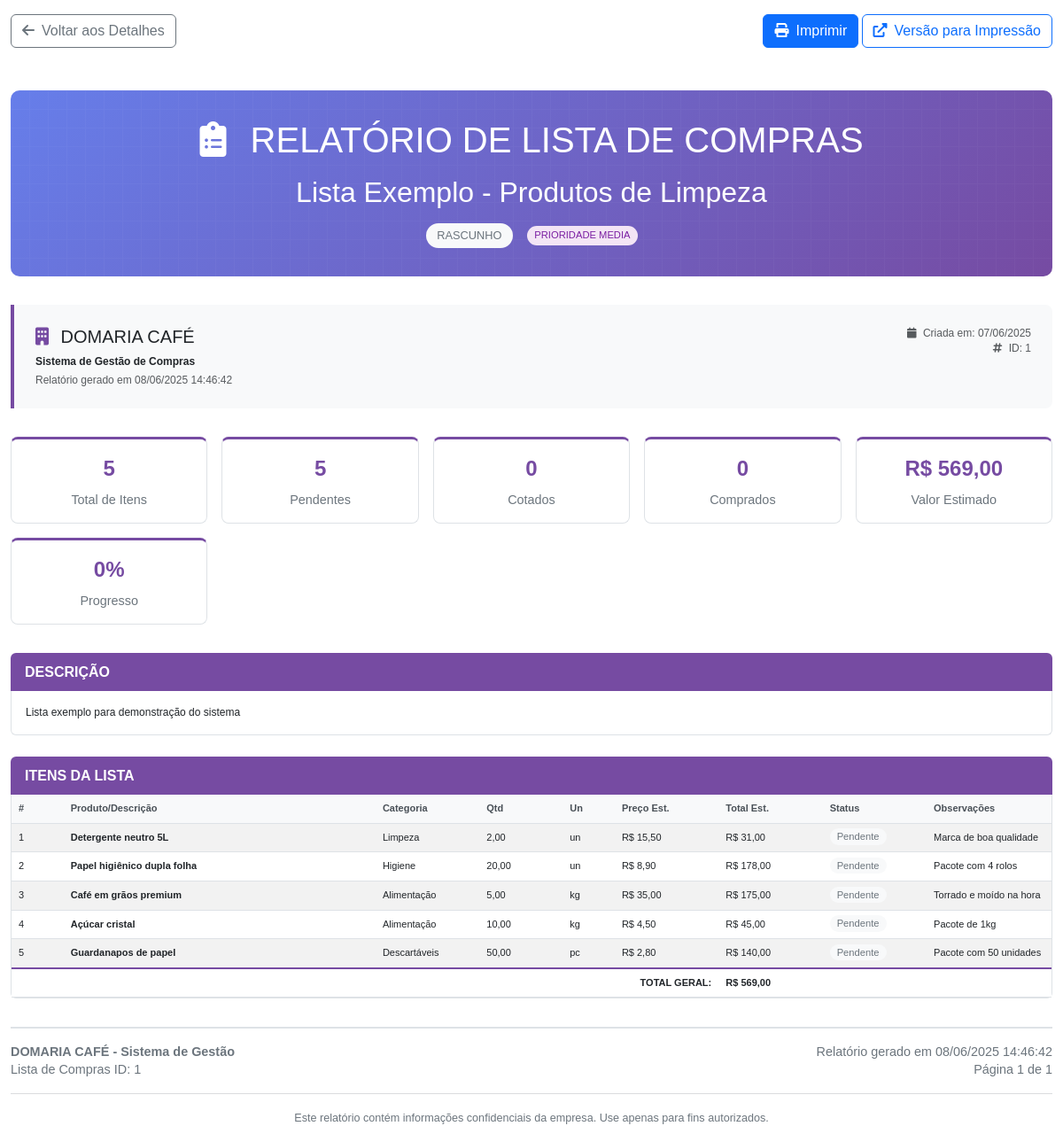
The app's page /lista_compras/relatorio.php?id=1 (signed in) with its own data.
### tables this page shows
CREATE TABLE `listas_compras` (
  `id` int NOT NULL,
  `nome` varchar(200) NOT NULL,
  `descricao` text,
  `status` enum('rascunho','enviada','em_cotacao','finalizada','cancelada') DEFAULT 'rascunho',
  `prioridade` enum('baixa','media','alta','urgente') DEFAULT 'media',
  `data_criacao` timestamp NULL DEFAULT CURRENT_TIMESTAMP,
  `data_envio` timestamp NULL DEFAULT NULL,
  `data_prazo` date DEFAULT NULL,
  `criado_por` int NOT NULL,
  `valor_estimado` decimal(10,2) DEFAULT '0.00',
  `valor_final` decimal(10,2) DEFAULT '0.00',
  `observacoes` text,
  `data_ultima_atualizacao` timestamp NULL DEFAULT CURRENT_TIMESTAMP ON UPDATE CURRENT_TIMESTAMP
);

CREATE TABLE `itens_lista_compras` (
  `id` int NOT NULL,
  `lista_id` int NOT NULL,
  `produto_descricao` varchar(300) NOT NULL,
  `categoria` varchar(100) DEFAULT NULL,
  `quantidade` decimal(10,2) NOT NULL,
  `unidade` varchar(20) DEFAULT 'un',
  `preco_estimado` decimal(10,2) DEFAULT '0.00',
  `preco_final` decimal(10,2) DEFAULT '0.00',
  `fornecedor_sugerido_id` int DEFAULT NULL,
  `fornecedor_escolhido_id` int DEFAULT NULL,
  `observacoes` text,
  `status_item` enum('pendente','cotado','aprovado','comprado') DEFAULT 'pendente',
  `ordem` int DEFAULT '0',
  `data_criacao` timestamp NULL DEFAULT CURRENT_TIMESTAMP
);

### lista_compras/relatorio.php (the view, shortened to what this page needs)
<?php
require_once 'config.php';
$lista_id = (int)($_GET['id'] ?? 0);
$sql = "SELECT l.*
        FROM listas_compras l
        WHERE l.id = ?";
$stmt = $pdo->prepare($sql);
$stmt->execute([$lista_id]);
$lista = $stmt->fetch();
$sql_itens = "SELECT i.*,
                     fs.nome as fornecedor_sugerido_nome,
                     fe.nome as fornecedor_escolhido_nome
              FROM itens_lista_compras i
              LEFT JOIN fornecedores fs ON i.fornecedor_sugerido_id = fs.id
              LEFT JOIN fornecedores fe ON i.fornecedor_escolhido_id = fe.id
              WHERE i.lista_id = ?
              ORDER BY i.ordem, i.id";
$stmt_itens = $pdo->prepare($sql_itens);
$stmt_itens->execute([$lista_id]);
$itens = $stmt_itens->fetchAll();
$total_itens = count($itens);
$valor_total_estimado = array_sum(array_map(fn($item) => $item['quantidade'] * $item['preco_estimado'], $itens));
$itens_por_status = [
    'pendente' => 0,
    'cotado' => 0,
    'aprovado' => 0,
    'comprado' => 0
];
foreach ($itens as $item) {
    $itens_por_status[$item['status_item']]++;
}
$imprimir = isset($_GET['print']) && $_GET['print'] == '1';
?>
<!DOCTYPE html>
<html lang="pt-BR">
<head>
    <link href="https://cdn.jsdelivr.net/npm/bootstrap@5.3.0/dist/css/bootstrap.min.css" rel="stylesheet">
    <link href="https://cdnjs.cloudflare.com/ajax/libs/font-awesome/6.0.0/css/all.min.css" rel="stylesheet">
</head>
<body>
    <?php if (!$imprimir): ?>
        <div class="container-fluid no-print">
            <div class="d-flex justify-content-between align-items-center py-3">
                <div>
                    <a href="detalhes.php?id=<?= $lista['id'] ?>" class="btn btn-outline-secondary">
                        <i class="fas fa-arrow-left me-2"></i>Voltar aos Detalhes
                    </a>
                </div>
                <div>
                    <button onclick="window.print()" class="btn btn-primary">
                        <i class="fas fa-print me-2"></i>Imprimir
                    </button>
                    <a href="?id=<?= $lista['id'] ?>&print=1" target="_blank" class="btn btn-outline-primary">
                        <i class="fas fa-external-link-alt me-2"></i>Versão para Impressão
                    </a>
                </div>
            </div>
        </div>
    <?php endif; ?>
    <div class="container-fluid">
        <div class="relatorio-header">
            <div class="content">
                <h1 class="mb-3">
                    <i class="fas fa-clipboard-list me-3"></i>
                    RELATÓRIO DE LISTA DE COMPRAS
                </h1>
                <h2 class="mb-3"><?= htmlspecialchars($lista['nome']) ?></h2>
                <div class="d-flex justify-content-center align-items-center gap-3 flex-wrap">
                    <span class="lista-status-badge lista-status-<?= $lista['status'] ?>">
                        <?= strtoupper($lista['status']) ?>
                    </span>
                    <span class="prioridade-badge prioridade-<?= $lista['prioridade'] ?>">
                        PRIORIDADE <?= strtoupper($lista['prioridade']) ?>
                    </span>
                </div>
            </div>
        </div>
        <div class="company-info">
            <div class="row">
                <div class="col-md-8">
                    <h5 class="mb-2">
                        <i class="fas fa-building me-2" style="color: var(--cor-principal);"></i>
                        DOMARIA CAFÉ
                    </h5>
                    <p class="mb-1"><strong>Sistema de Gestão de Compras</strong></p>
                    <p class="mb-0 text-muted">
                        Relatório gerado em <?= date('d/m/Y H:i:s') ?>
                    </p>
                </div>
                <div class="col-md-4 text-end">
                    <div class="text-muted">
                        <i class="fas fa-calendar me-1"></i>
                        Criada em: <?= date('d/m/Y', strtotime($lista['data_criacao'])) ?><br>
                        <i class="fas fa-hashtag me-1"></i>
                        ID: <?= $lista['id'] ?>
                    </div>
                </div>
            </div>
        </div>
        <div class="info-grid">
            <div class="info-card">
                <div class="value"><?= $total_itens ?></div>
                <div class="label">Total de Itens</div>
            </div>
            <div class="info-card">
                <div class="value"><?= $itens_por_status['pendente'] ?></div>
                <div class="label">Pendentes</div>
            </div>
            <div class="info-card">
                <div class="value"><?= $itens_por_status['cotado'] ?></div>
                <div class="label">Cotados</div>
            </div>
            <div class="info-card">
                <div class="value"><?= $itens_por_status['comprado'] ?></div>
                <div class="label">Comprados</div>
            </div>
            <div class="info-card">
                <div class="value">R$ <?= number_format($valor_total_estimado, 2, ',', '.') ?></div>
                <div class="label">Valor Estimado</div>
            </div>
            <div class="info-card">
                <div class="value"><?= $total_itens > 0 ? round(($itens_por_status['comprado'] / $total_itens) * 100) : 0 ?>%</div>
                <div class="label">Progresso</div>
            </div>
        </div>
        <?php if ($lista['descricao']): ?>
            <div class="mb-4">
                <h5 class="section-title">DESCRIÇÃO</h5>
                <div class="section-content">
                    <div class="p-3">
                        <?= nl2br(htmlspecialchars($lista['descricao'])) ?>
                    </div>
                </div>
            </div>
        <?php endif; ?>
        <div class="mb-4">
            <h5 class="section-title">ITENS DA LISTA</h5>
            <div class="section-content">
                <div class="table-responsive">
                    <table class="table table-striped">
                        <thead>
                            <tr>
                                <th style="width: 5%;">#</th>
                                <th style="width: 30%;">Produto/Descrição</th>
                                <th style="width: 10%;">Categoria</th>
                                <th style="width: 8%;">Qtd</th>
                                <th style="width: 5%;">Un</th>
                                <th style="width: 10%;">Preço Est.</th>
                                <th style="width: 10%;">Total Est.</th>
                                <th style="width: 10%;">Status</th>
                                <th style="width: 12%;">Observações</th>
                            </tr>
                        </thead>
                        <tbody>
                            <?php foreach ($itens as $index => $item): ?>
                                <tr>
                                    <td><?= $index + 1 ?></td>
                                    <td>
                                        <strong><?= htmlspecialchars($item['produto_descricao']) ?></strong>
                                    </td>
                                    <td><?= htmlspecialchars($item['categoria'] ?: '-') ?></td>
                                    <td><?= number_format($item['quantidade'], 2, ',', '.') ?></td>
                                    <td><?= htmlspecialchars($item['unidade']) ?></td>
                                    <td>R$ <?= number_format($item['preco_estimado'], 2, ',', '.') ?></td>
                                    <td>R$ <?= number_format($item['quantidade'] * $item['preco_estimado'], 2, ',', '.') ?></td>
                                    <td>
                                        <span class="status-badge status-<?= $item['status_item'] ?>">
                                            <?= ucfirst($item['status_item']) ?>
                                        </span>
                                    </td>
                                    <td><?= htmlspecialchars($item['observacoes'] ?: '-') ?></td>
                                </tr>
                            <?php endforeach; ?>
                            <tr class="total-row">
                                <td colspan="6" class="text-end"><strong>TOTAL GERAL:</strong></td>
                                <td><strong>R$ <?= number_format($valor_total_estimado, 2, ',', '.') ?></strong></td>
                                <td colspan="2"></td>
                            </tr>
                        </tbody>
                    </table>
                </div>
            </div>
        </div>
        <div class="rodape">
            <div class="row">
                <div class="col-md-6 text-start">
                    <strong>DOMARIA CAFÉ - Sistema de Gestão</strong><br>
                    Lista de Compras ID: <?= $lista['id'] ?>
                </div>
                <div class="col-md-6 text-end">
                    Relatório gerado em <?= date('d/m/Y H:i:s') ?><br>
                    Página 1 de 1
                </div>
            </div>
            <hr>
            <p class="mb-0">
                <small>
                    Este relatório contém informações confidenciais da empresa.
                    Use apenas para fins autorizados.
                </small>
            </p>
        </div>
    </div>
</body>
</html>

### lista_compras/relatorio.php (style rules this page uses)
:root { --gradient-compras: linear-gradient(135deg, #667eea 0%, #764ba2 100%); --cor-principal: #764ba2; }
body { font-family: 'Arial', sans-serif; font-size: 12px; line-height: 1.4; }
.relatorio-header { background: var(--gradient-compras); color: white; padding: 2rem; border-radius: 10px; margin-bottom: 2rem; text-align: center; position: relative; overflow: hidden; }
.relatorio-header::before { content: ''; position: absolute; top: 0; left: 0; right: 0; bottom: 0; opacity: 0.3; }
.relatorio-header .content { position: relative; z-index: 1; }
.company-info { background: #f8f9fa; border-left: 4px solid var(--cor-principal); padding: 1.5rem; border-radius: 0 8px 8px 0; margin-bottom: 2rem; }
.info-grid { display: grid; grid-template-columns: repeat(auto-fit, minmax(200px, 1fr)); gap: 1rem; margin-bottom: 2rem; }
.info-card { background: white; border: 1px solid #dee2e6; border-radius: 8px; padding: 1rem; text-align: center; border-top: 3px solid var(--cor-principal); }
.info-card .value { font-size: 1.5rem; font-weight: bold; color: var(--cor-principal); margin-bottom: 0.5rem; }
.info-card .label { color: #6c757d; font-size: 0.9rem; }
.section-title { background: var(--cor-principal); color: white; padding: 0.75rem 1rem; margin: 0; font-size: 1rem; font-weight: 600; border-radius: 6px 6px 0 0; }
.section-content { background: white; border: 1px solid #dee2e6; border-top: none; border-radius: 0 0 6px 6px; padding: 0; }
.table { margin-bottom: 0; font-size: 11px; }
.table th { background: #f8f9fa; font-weight: 600; color: #495057; border-top: none; padding: 0.5rem; }
.table td { padding: 0.5rem; vertical-align: middle; }
.status-badge { padding: 0.2rem 0.5rem; border-radius: 12px; font-size: 0.7rem; font-weight: 500; }
.status-pendente { background: #f8f9fa; color: #6c757d; }
.prioridade-badge { padding: 0.2rem 0.5rem; border-radius: 12px; font-size: 0.7rem; font-weight: 500; }
.prioridade-media { background: #f3e5f5; color: #7b1fa2; }
.lista-status-badge { padding: 0.3rem 0.8rem; border-radius: 15px; font-size: 0.8rem; font-weight: 500; }
.lista-status-rascunho { background: #f8f9fa; color: #6c757d; }
.rodape { margin-top: 2rem; padding-top: 1rem; border-top: 2px solid #dee2e6; text-align: center; color: #6c757d; font-size: 0.9rem; }
.total-row { background: #f8f9fa; font-weight: bold; border-top: 2px solid var(--cor-principal); }
.no-print { margin-bottom: 2rem; }

### records on screen
listas_compras: nome "Lista Exemplo - Produtos de Limpeza", status "RASCUNHO", prioridade "MEDIA", data_criacao "07/06/2025", id "1", descricao "Lista exemplo para demonstração do sistema"
itens_lista_compras: id "5", ordem "0", ($itens_por_status['comprado']/$total_itens)*100 "0", produto_descricao "Guardanapos de papel", categoria "Descartáveis", quantidade "50,00", unidade "pc", preco_estimado "2,80", $item['quantidade'] * $item['preco_estimado'] "140,00", status_item "Pendente", observacoes "Pacote com 50 unidades"
itens_lista_compras: produto_descricao "Detergente neutro 5L", categoria "Limpeza", quantidade "2,00", unidade "un", preco_estimado "15,50", $item['quantidade'] * $item['preco_estimado'] "31,00", status_item "Pendente", observacoes "Marca de boa qualidade"
itens_lista_compras: produto_descricao "Papel higiênico dupla folha", categoria "Higiene", quantidade "20,00", unidade "un", preco_estimado "8,90", $item['quantidade'] * $item['preco_estimado'] "178,00", status_item "Pendente", observacoes "Pacote com 4 rolos"
itens_lista_compras: produto_descricao "Café em grãos premium", categoria "Alimentação", quantidade "5,00", unidade "kg", preco_estimado "35,00", $item['quantidade'] * $item['preco_estimado'] "175,00", status_item "Pendente", observacoes "Torrado e moído na hora"
itens_lista_compras: produto_descricao "Açúcar cristal", categoria "Alimentação", quantidade "10,00", unidade "kg", preco_estimado "4,50", $item['quantidade'] * $item['preco_estimado'] "45,00", status_item "Pendente", observacoes "Pacote de 1kg"

### other values on screen
$total_itens "5"
$valor_total_estimado "569,00"
